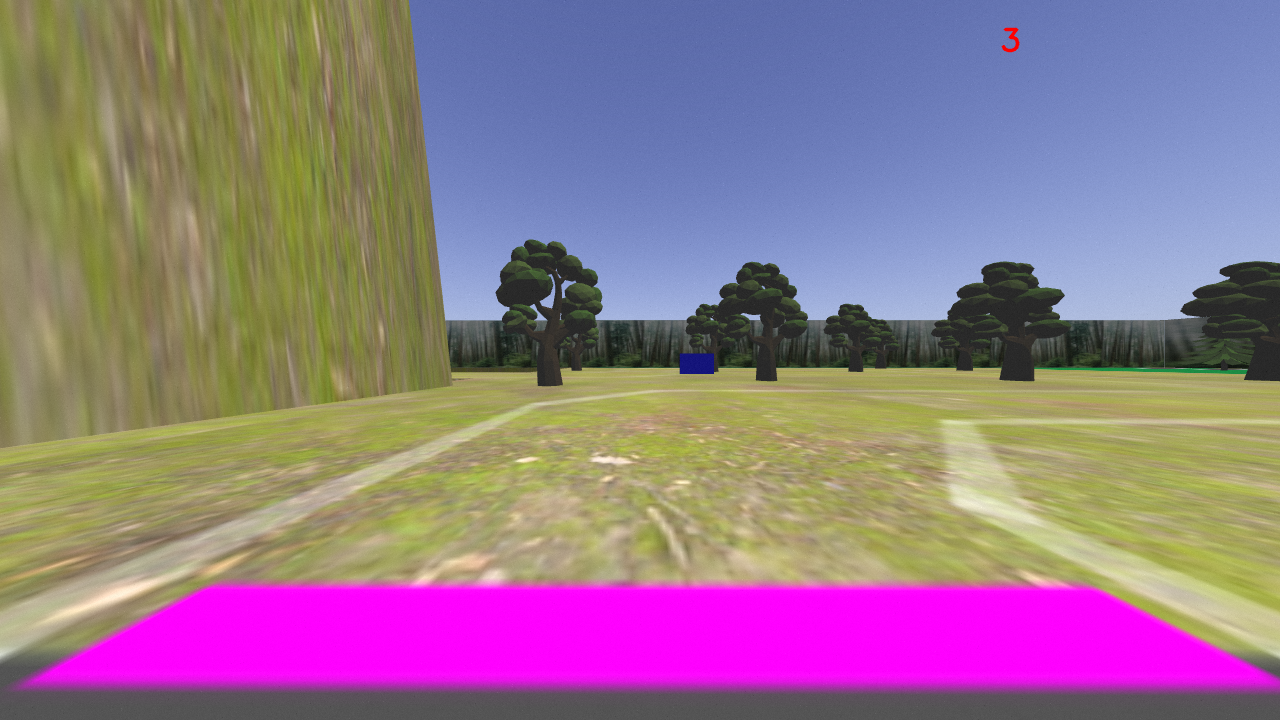
#> input picture image_testing/driving_images/image_0.png, 1280 x 720 px; its folder holds 4 pictures in this run
$ python process_image.py
#> lines starting #> are read from the running program, lines starting #| are printed output that depends on the picture; after the words box and inside, x2 and y2 are one past the last pixel; in counts of white or black regions, pixels touching at a corner belong together
#> further down, image is the input picture: shape (720, 1280, 3); mean B, G, R 138.1, 119.5, 147.7
import cv2
import numpy as np
import os
"""Image processing script
This is the function used in the controller to process the images in the offroad location. It can
be used to test individual images and show them in a for loop at the bottom, to get a clearer idea
of what it's doing, and potentially how it can be improved.
"""

LOWER_DIRT = np.array([140, 164, 168], dtype=np.uint8)
UPPER_DIRT = np.array([186, 220, 228], dtype=np.uint8)

script_dir = os.path.dirname(os.path.abspath(__file__))

def process_image(image):
    # Read the image

    mask = cv2.inRange(image, LOWER_DIRT, UPPER_DIRT)
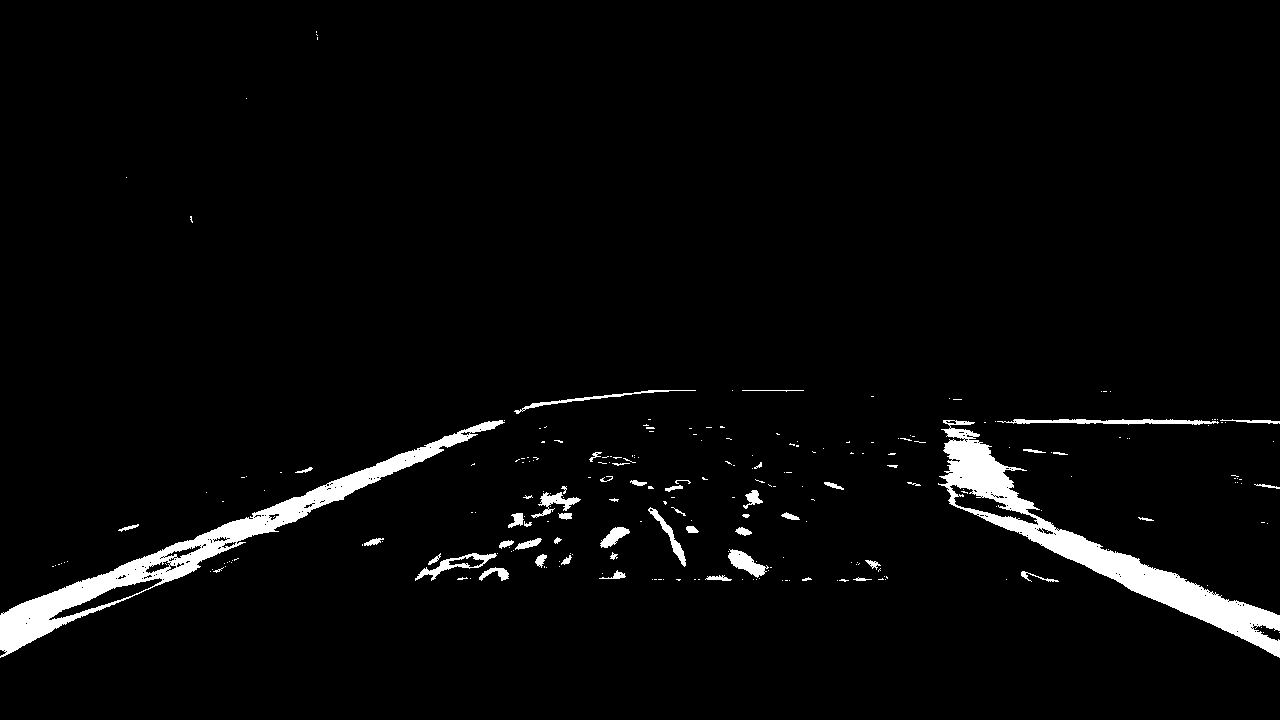
#> mask: shape (720, 1280); 3.3% white; 247 white regions (194 under 20 px)

    contours, _ = cv2.findContours(mask, cv2.RETR_EXTERNAL, cv2.CHAIN_APPROX_SIMPLE)
#> contours = 242 contours, 204 with area under 20; largest, box (x1, y1, x2, y2) and area: (938, 420, 1280, 658) 12748, (0, 420, 505, 658) 12299, (415, 553, 497, 581) 644, (997, 419, 1219, 425) 563, (728, 549, 769, 578) 486

    # cv2.drawContours(image, contours, -1, (0, 255, 0), 3)

    # Define a kernel (structuring element)
    kernel = np.ones((3, 3), np.uint8)

    dilated_image = cv2.dilate(mask, kernel, iterations=1)
#> dilated_image: shape (720, 1280); 4.5% white; 132 white regions (43 under 20 px), largest, box (x1, y1, x2, y2) and area: (937, 419, 1280, 659) 14350, (0, 419, 506, 659) 13704, (994, 418, 1280, 427) 1618

    # Perform erosion
    eroded_image = cv2.erode(dilated_image, kernel, iterations=2)
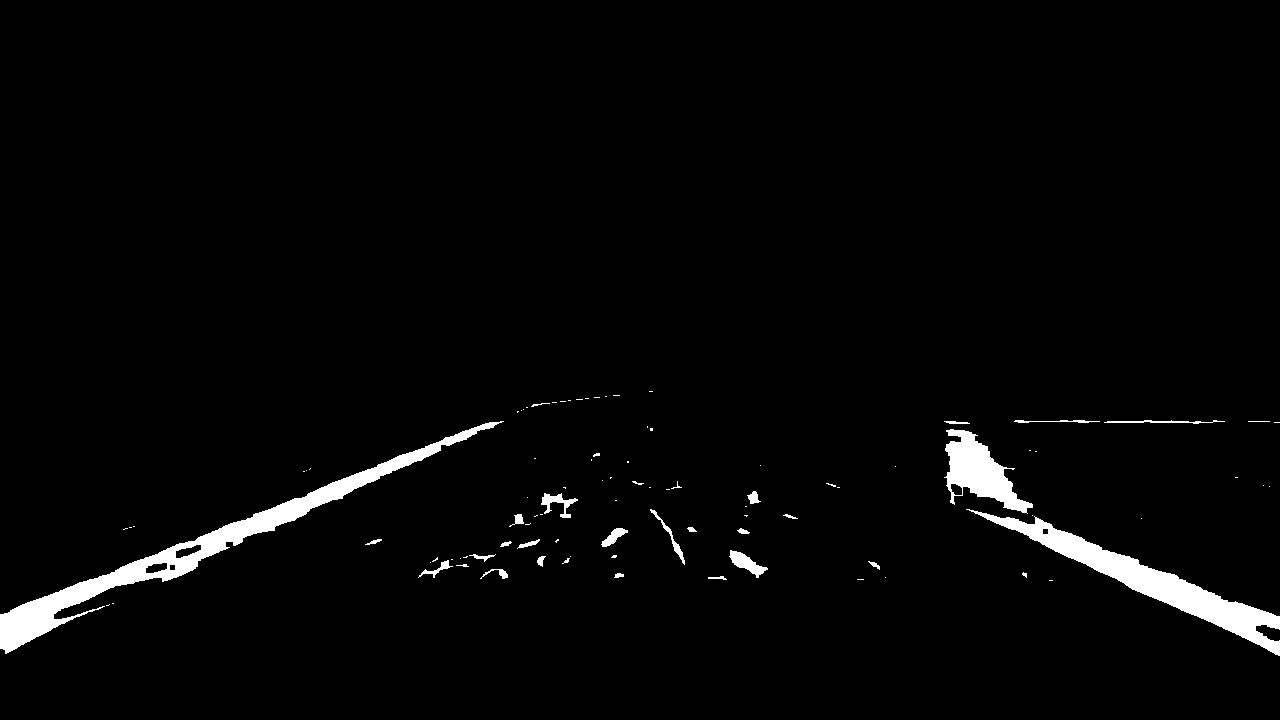
#> eroded_image: shape (720, 1280); 2.6% white; 94 white regions (63 under 20 px), largest, box (x1, y1, x2, y2) and area: (0, 421, 504, 654) 9918, (966, 509, 1280, 656) 7515, (944, 429, 1033, 514) 3351
    # cv2.imshow('Eroded Image', eroded_image)

    # Perform dilation
    dilated_image = cv2.dilate(eroded_image, kernel, iterations=8)
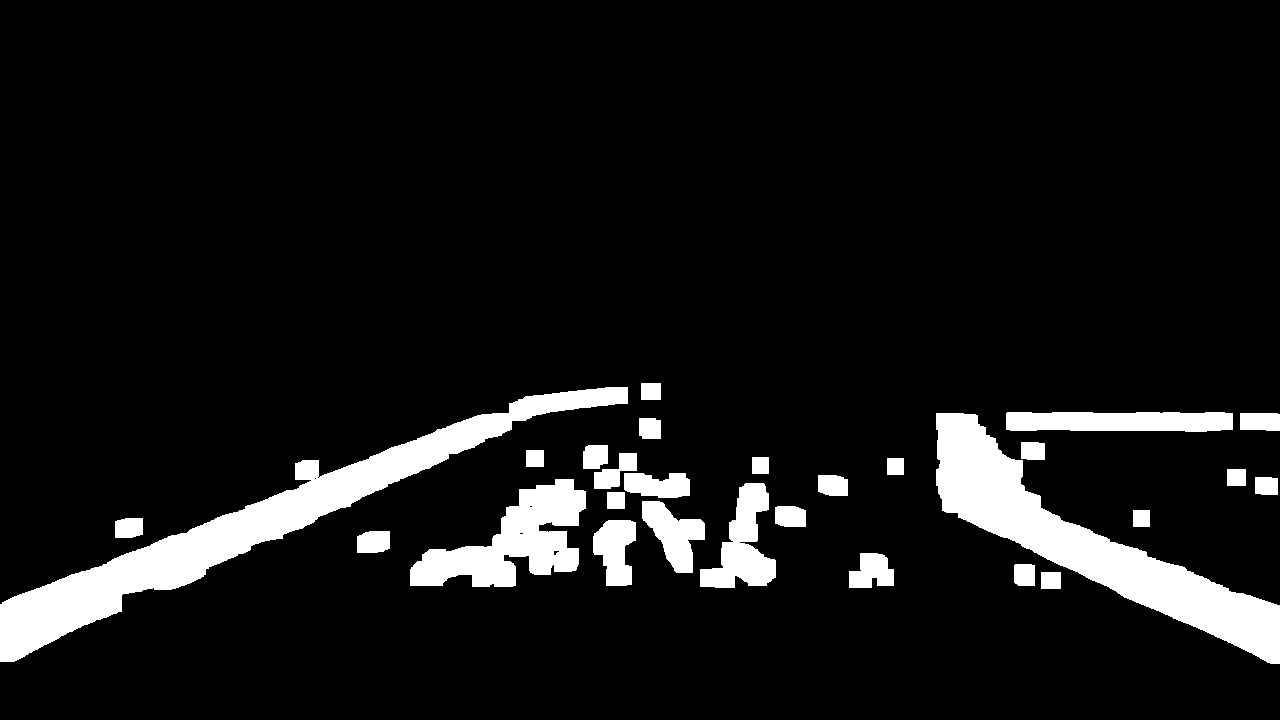
#> dilated_image: shape (720, 1280); 8.7% white; 28 white regions

    dilate_contours, _ = cv2.findContours(dilated_image, cv2.RETR_EXTERNAL, cv2.CHAIN_APPROX_SIMPLE)
#> dilate_contours = 28 contours; largest, box (x1, y1, x2, y2) and area: (0, 387, 628, 662) 24622, (936, 413, 1280, 664) 21368, (410, 479, 586, 587) 8830, (1006, 412, 1233, 432) 3943, (700, 483, 776, 588) 3794

    dilate_contours = sorted(dilate_contours, key=cv2.contourArea, reverse=True)

    top_two_contours = dilate_contours[:2]
#> top_two_contours = 2 contours; box (x1, y1, x2, y2) and area: (0, 387, 628, 662) 24622, (936, 413, 1280, 664) 21368

    return top_two_contours

for i in range(0, 1381, 10):
    image_path = os.path.join(script_dir, 'driving_images', 'image_' + str(i) + '.png')
    image = cv2.imread(image_path)
    top_two_contours = process_image(image)
    cv2.drawContours(image, top_two_contours, -1, (0, 255, 0), 3)
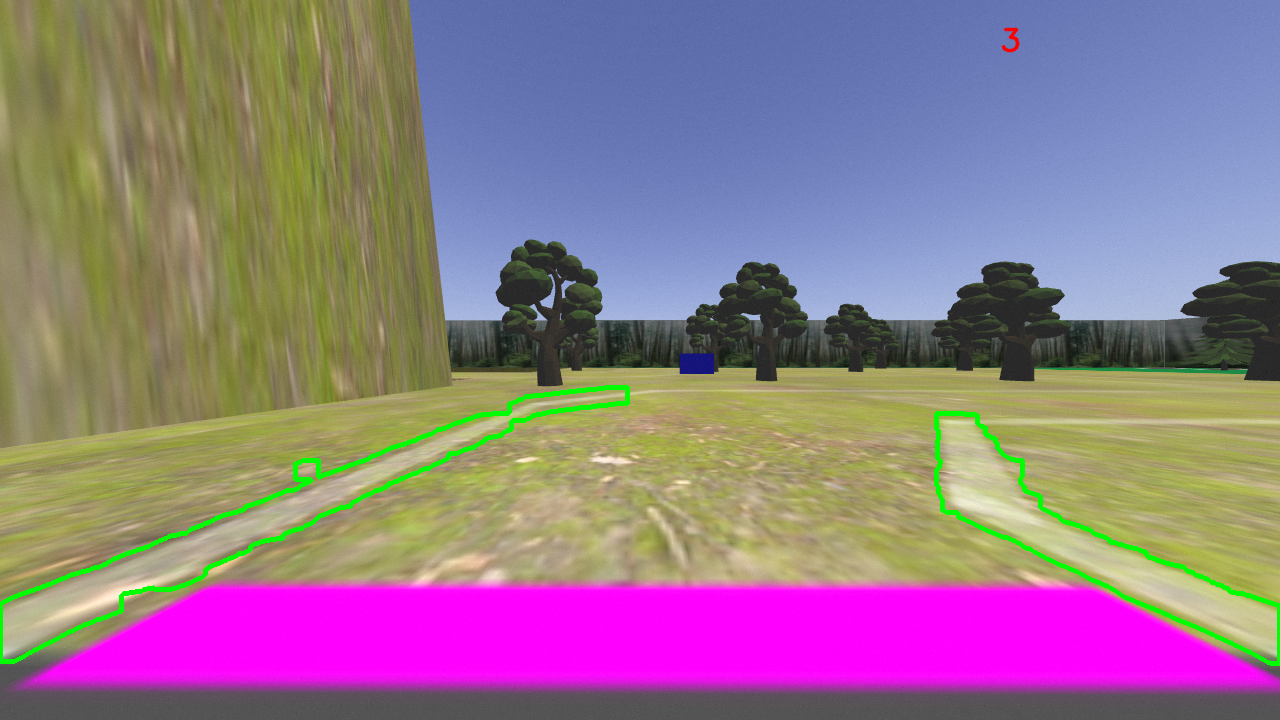
#> image: shape (720, 1280, 3); 1.25% of pixels changed, all inside (x1, y1, x2, y2) = (0, 385, 1280, 666)
    cv2.imshow('Original Image', image)
    # cv2.imshow('New Contours', image)
    cv2.waitKey(1000)
    cv2.destroyAllWindows()
#> pass 2 of the loop `for i in range(0, 1381, 10):`:
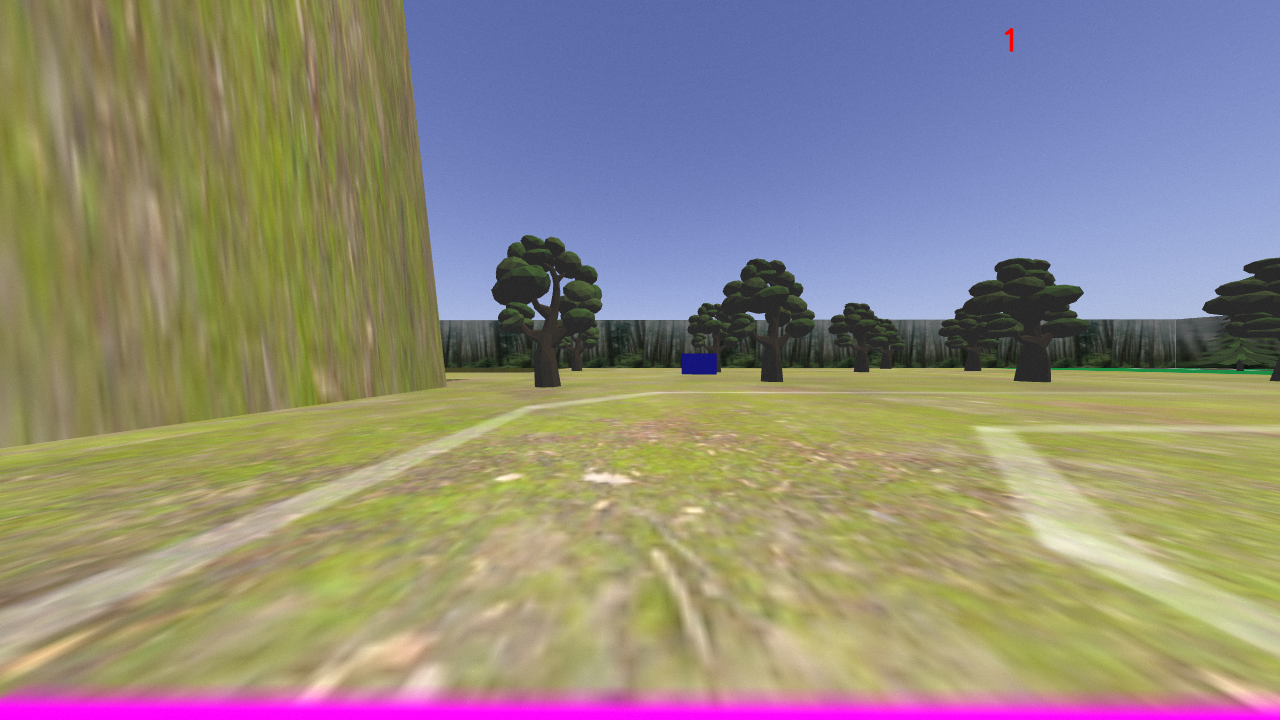
#> input picture image_testing/driving_images/image_10.png, 1280 x 720 px
#> image is the input picture: shape (720, 1280, 3); mean B, G, R 126.1, 138.2, 144.3
#> in process_image (call 2), `mask = cv2.inRange(image, LOWER_DIRT, UPPER_DIRT)`:
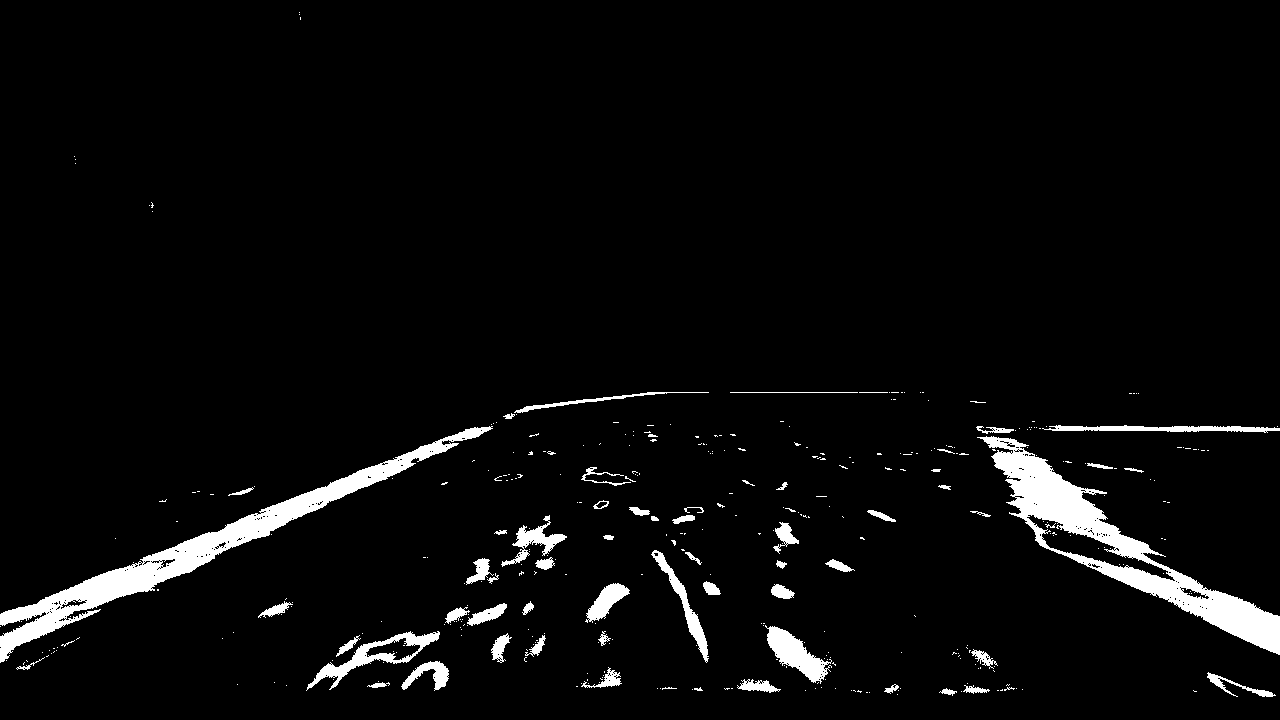
#> mask: shape (720, 1280); 4.2% white; 384 white regions (321 under 20 px)
#> contours = 365 contours, 313 with area under 20; largest, box (x1, y1, x2, y2) and area: (977, 436, 1280, 655) 14098, (0, 426, 493, 663) 11253, (306, 631, 440, 691) 2033, (765, 625, 832, 684) 1510, (651, 550, 709, 663) 936
#> eroded_image: shape (720, 1280); 3.4% white; 100 white regions (59 under 20 px), largest, box (x1, y1, x2, y2) and area: (984, 437, 1280, 654) 11024, (0, 427, 492, 661) 10428, (768, 627, 833, 683) 1460
#> dilate_contours = 43 contours; largest, box (x1, y1, x2, y2) and area: (0, 385, 662, 677) 25536, (970, 419, 1280, 662) 22244, (301, 597, 516, 697) 11102, (459, 509, 572, 591) 5136, (1039, 418, 1280, 440) 4420
#> in process_image (call 2), `top_two_contours = dilate_contours[:2]`: top_two_contours = 2 contours; box (x1, y1, x2, y2) and area: (0, 385, 662, 677) 25536, (970, 419, 1280, 662) 22244
#> `cv2.drawContours(image, top_two_contours, -1, (0, 255, 0), 3)`:
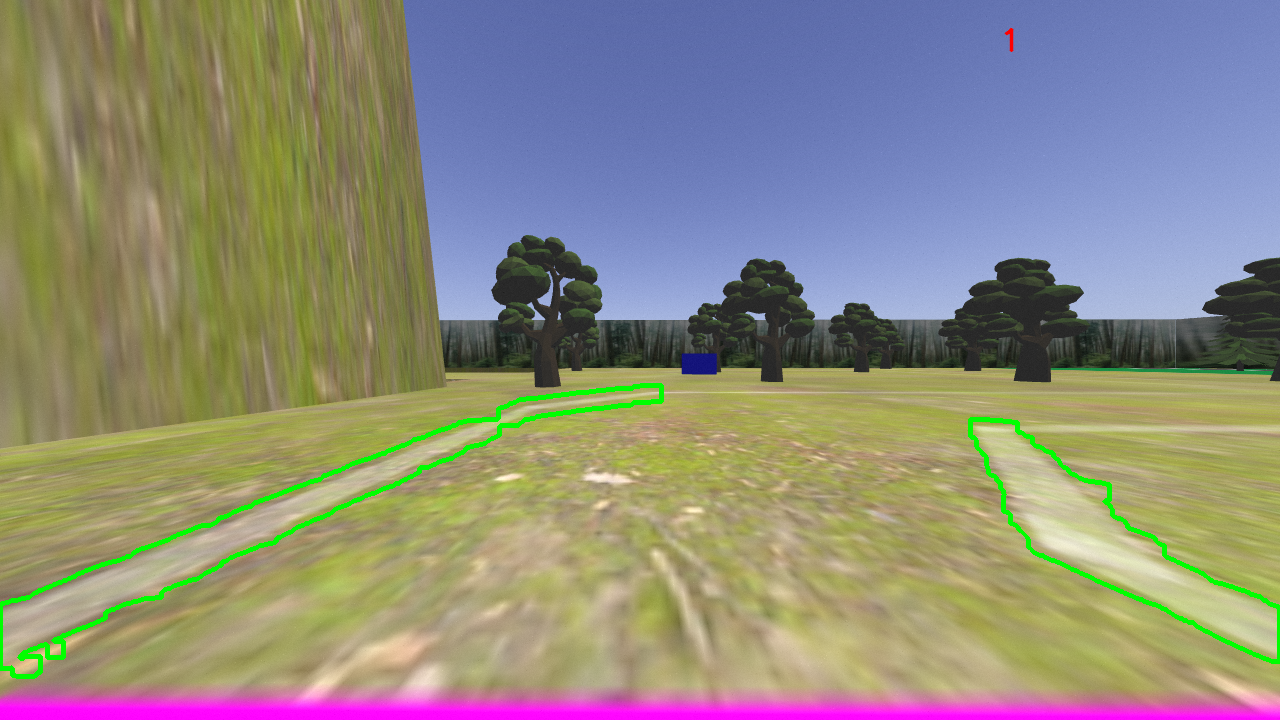
#> image: shape (720, 1280, 3); 1.27% of pixels changed, all inside (x1, y1, x2, y2) = (0, 383, 1280, 679)
#> (the run stopped early here; a loop or call above may not have finished)
